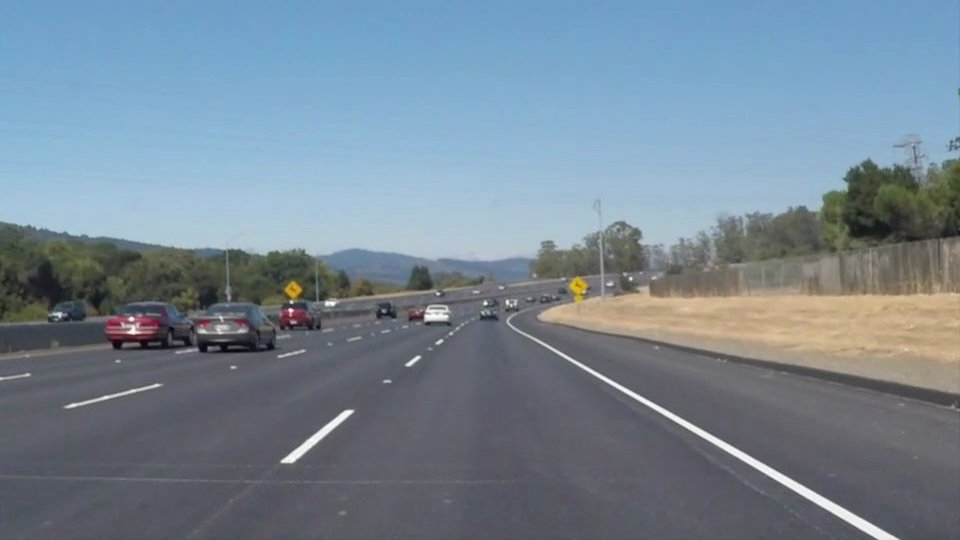
#> input picture test3.jpg, 960 x 540 px
$ jupyter execute Warda.ipynb
#> lines starting #> are read from the running program, lines starting #| are printed output that depends on the picture
[cell 1]
import cv2
import numpy as np
import math

img = "test3.jpg"

pic = cv2.imread(img, 1)
#> pic is the input picture: shape (540, 960, 3); mean B, G, R 148.1, 134.5, 118.5

B = cv2.imread(img, 0)
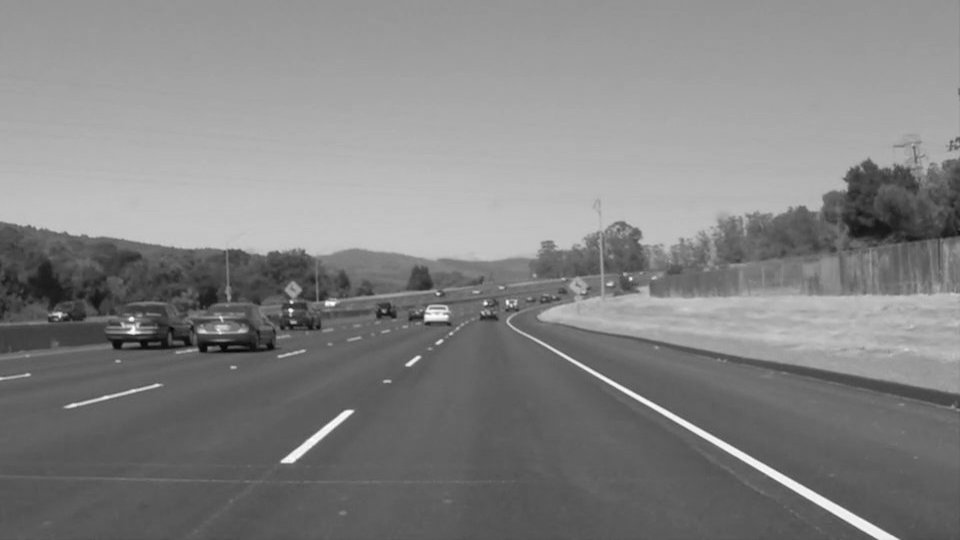
#> B: shape (540, 960); min 5, max 255, mean 131.2

hsv = cv2.cvtColor(pic, cv2.COLOR_RGB2HSV)
#> hsv: shape (540, 960, 3); mean H, S, V 40.4, 55.2, 152.4

cv2.imwrite('test3_hsv.jpg', hsv)

gblur = cv2.GaussianBlur(hsv, (5,5), 0)
#> gblur: shape (540, 960, 3); mean H, S, V 40.4, 55.2, 152.4

cv2.imwrite('test3_blur.jpg', gblur)

step3 = cv2.imread(img, 1)

for y in range(step3.shape[0]):
        for x in range(step3.shape[1]):
            step3[y,x] = 0
#> step3: shape (540, 960, 3); every value is 0

def colourRanging(g, g_copy):
    for y in range(g.shape[0]):
        for x in range(g.shape[1]):
            if (95<g[y,x,0]<110  and 50<g[y,x,1]< 150): #yellow
                g_copy[y,x] = pic[y,x]
            if (0<g[y,x,0]<120 and 0<g[y,x,1]<16): #white
                g_copy[y,x] = pic[y,x]
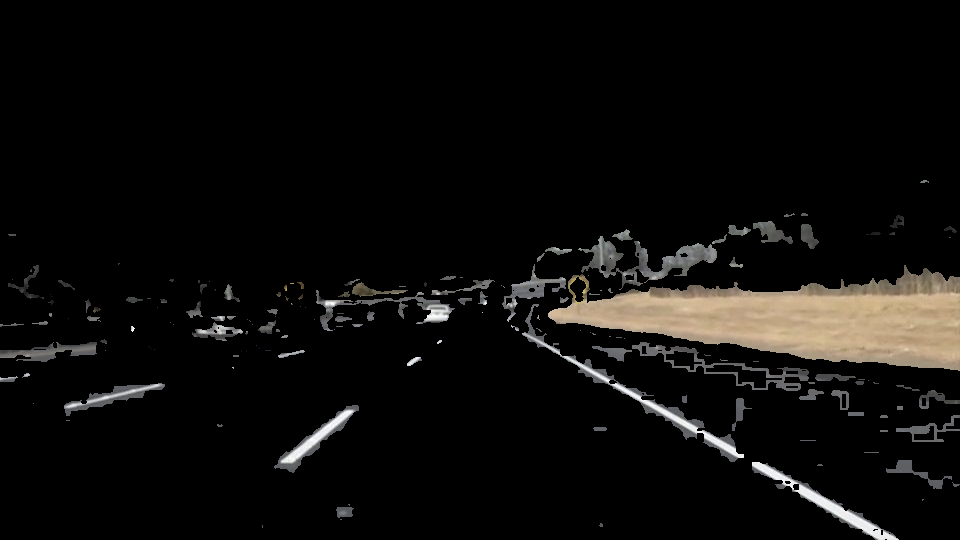
#> g_copy: shape (540, 960, 3); mean B, G, R 11.6, 13, 14

    return g_copy

step3 = colourRanging(gblur, step3)

cv2.imwrite('test3_step3.jpg', step3)

print("Done")

$ run again, with test1.jpg copied over test3.jpg
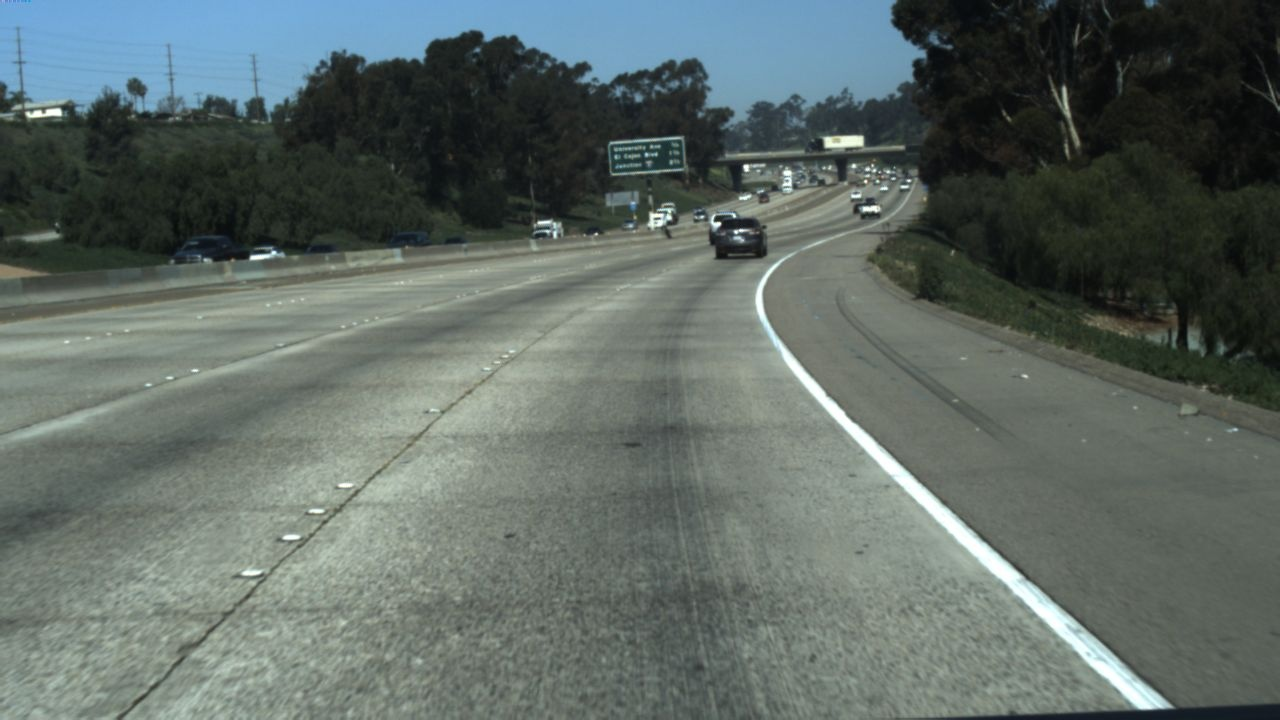
#> input picture test1.jpg, 1280 x 720 px
#> pic is the input picture: shape (720, 1280, 3); mean B, G, R 101, 105.5, 94.4
#> `B = cv2.imread(img, 0)`:
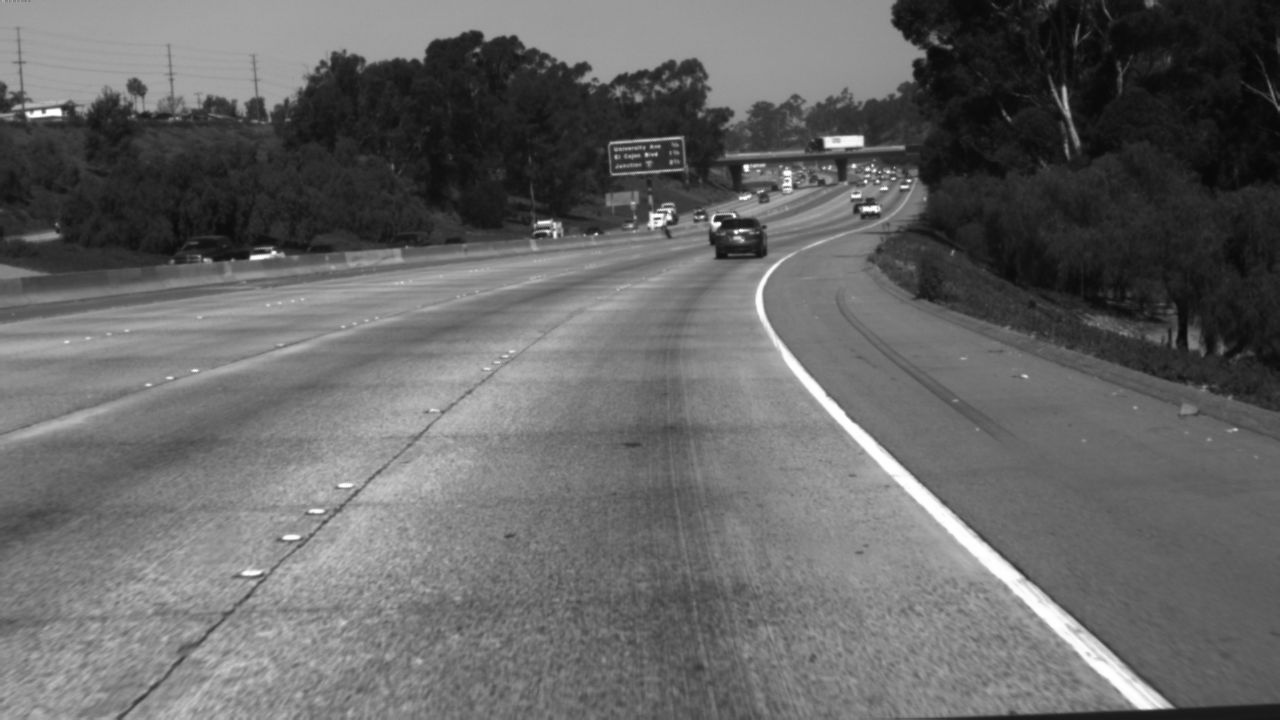
#> B: shape (720, 1280); min 6, max 255, mean 101.7
#> hsv: shape (720, 1280, 3); mean H, S, V 56.3, 37.3, 108.6
#> gblur: shape (720, 1280, 3); mean H, S, V 56.3, 37.3, 108.6
#> after the loop in colourRanging, `for y in range(g.shape[0]):`:
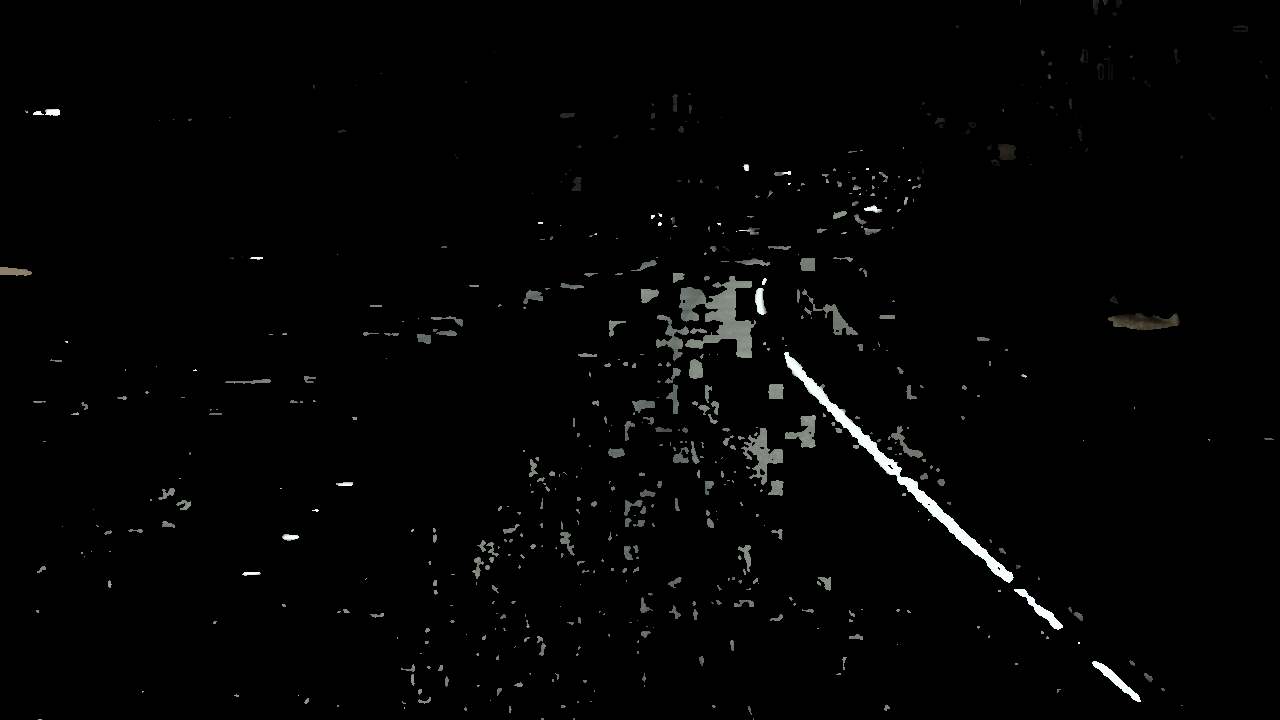
#> g_copy: shape (720, 1280, 3); mean B, G, R 3.5, 3.6, 3.5

$ run again, with test10.jpg copied over test3.jpg
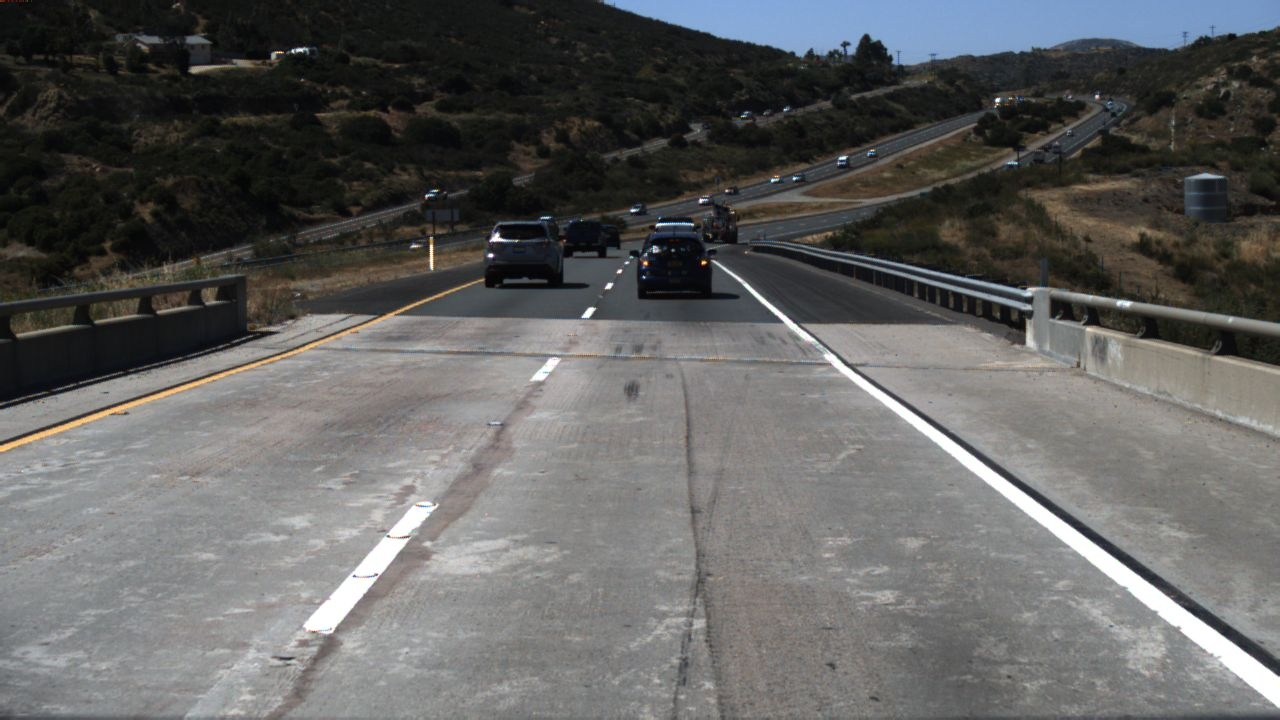
#> input picture test10.jpg, 1280 x 720 px
#> pic is the input picture: shape (720, 1280, 3); mean B, G, R 96, 96.9, 96.9
#> `B = cv2.imread(img, 0)`:
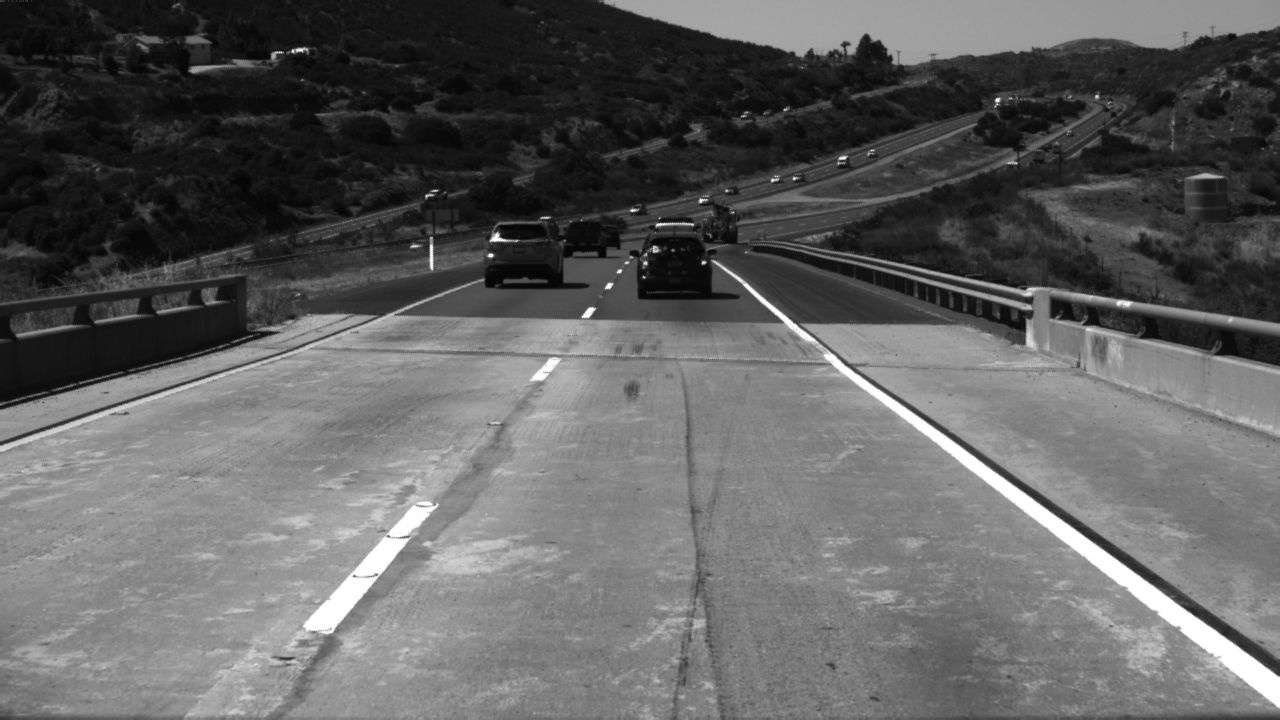
#> B: shape (720, 1280); min 0, max 255, mean 96.8
#> hsv: shape (720, 1280, 3); mean H, S, V 70.5, 29, 100.8
#> gblur: shape (720, 1280, 3); mean H, S, V 70.5, 29, 100.8
#> after the loop in colourRanging, `for y in range(g.shape[0]):`:
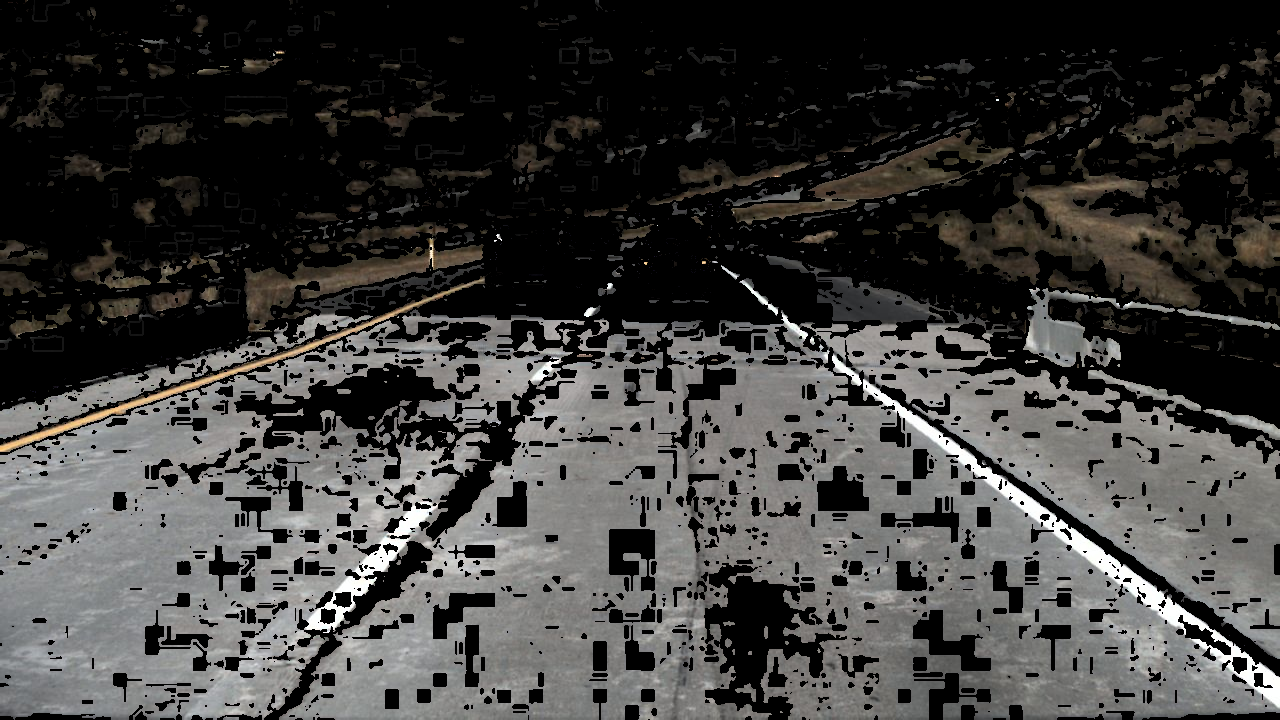
#> g_copy: shape (720, 1280, 3); mean B, G, R 60.5, 62.1, 62.9

$ run again, with test11.jpg copied over test3.jpg
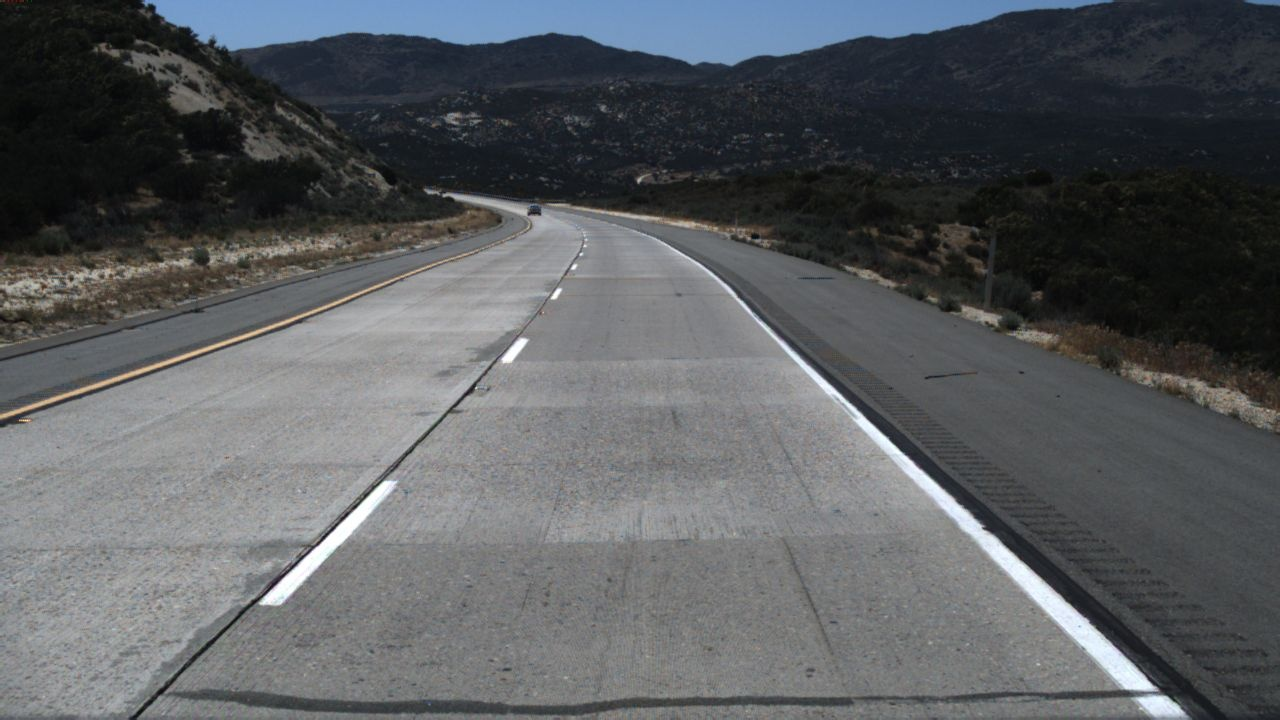
#> input picture test11.jpg, 1280 x 720 px
#> pic is the input picture: shape (720, 1280, 3); mean B, G, R 95.3, 92.5, 89.6
#> `B = cv2.imread(img, 0)`:
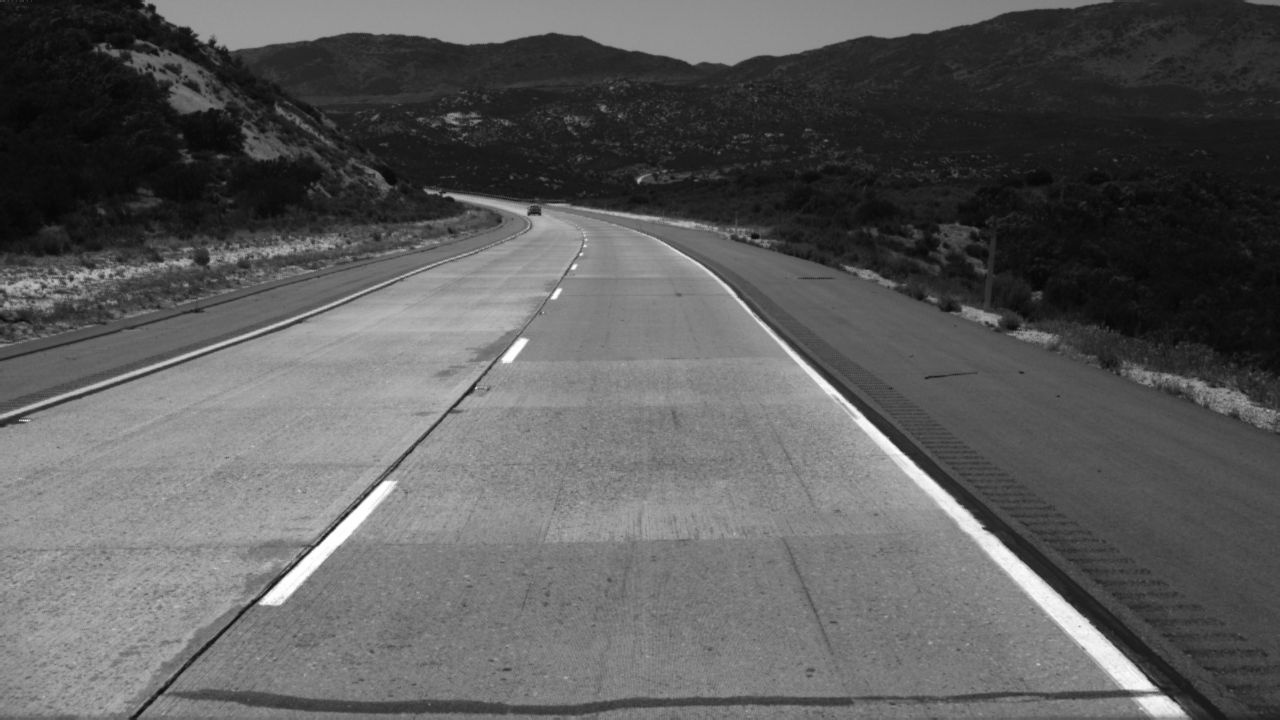
#> B: shape (720, 1280); min 4, max 255, mean 91.9
#> hsv: shape (720, 1280, 3); mean H, S, V 41.2, 29.8, 97
#> gblur: shape (720, 1280, 3); mean H, S, V 41.2, 29.8, 97.1
#> after the loop in colourRanging, `for y in range(g.shape[0]):`:
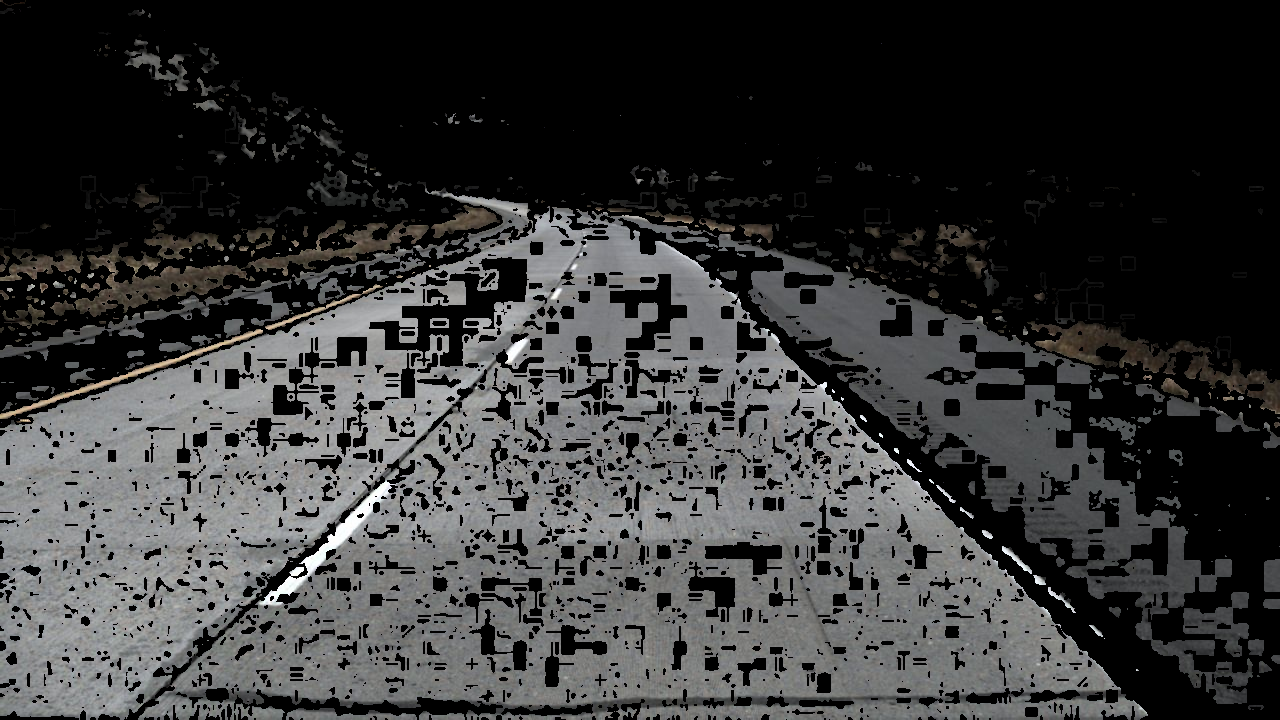
#> g_copy: shape (720, 1280, 3); mean B, G, R 55.2, 55.2, 55
